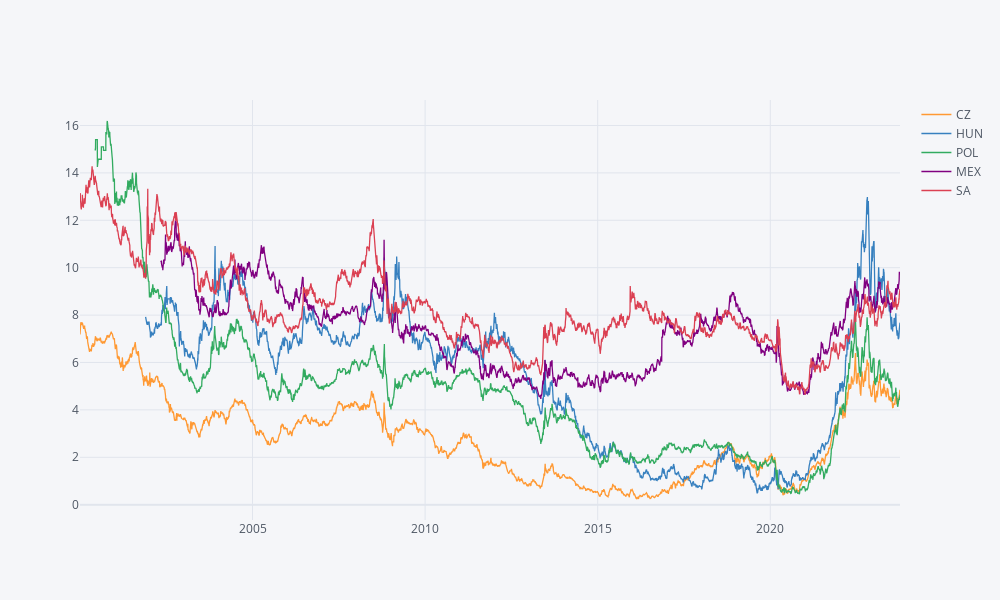

Here is the notebook cell this chart was saved with:
### Code cell
dfq.iplot()

### Figure 1 — Plotly figure (JSON) as saved in the notebook; plotly's stock layout.template omitted (floating-point values rounded to 4 significant figures; data arrays with more than 128 entries replaced by an {"elided": "..."} marker saying what was removed)
{"data": [{"line": {"color": "rgba(255, 153, 51, 1.0)", "dash": "solid", "shape": "linear", "width": 1.3}, "mode": "lines", "name": "CZ", "text": "", "type": "scatter", "x": {"elided": "6198 str values"}, "y": {"elided": "6198 float values"}}, {"line": {"color": "rgba(55, 128, 191, 1.0)", "dash": "solid", "shape": "linear", "width": 1.3}, "mode": "lines", "name": "HUN", "text": "", "type": "scatter", "x": {"elided": "6198 str values"}, "y": {"elided": "6198 mixed values"}}, {"line": {"color": "rgba(50, 171, 96, 1.0)", "dash": "solid", "shape": "linear", "width": 1.3}, "mode": "lines", "name": "POL", "text": "", "type": "scatter", "x": {"elided": "6198 str values"}, "y": {"elided": "6198 mixed values"}}, {"line": {"color": "rgba(128, 0, 128, 1.0)", "dash": "solid", "shape": "linear", "width": 1.3}, "mode": "lines", "name": "MEX", "text": "", "type": "scatter", "x": {"elided": "6198 str values"}, "y": {"elided": "6198 mixed values"}}, {"line": {"color": "rgba(219, 64, 82, 1.0)", "dash": "solid", "shape": "linear", "width": 1.3}, "mode": "lines", "name": "SA", "text": "", "type": "scatter", "x": {"elided": "6198 str values"}, "y": {"elided": "6198 float values"}}], "layout": {"height": 600, "legend": {"bgcolor": "#F5F6F9", "font": {"color": "#4D5663"}}, "paper_bgcolor": "#F5F6F9", "plot_bgcolor": "#F5F6F9", "title": {"font": {"color": "#4D5663"}}, "width": 1000, "xaxis": {"gridcolor": "#E1E5ED", "showgrid": true, "tickfont": {"color": "#4D5663"}, "title": {"font": {"color": "#4D5663"}, "text": ""}, "zerolinecolor": "#E1E5ED"}, "yaxis": {"gridcolor": "#E1E5ED", "showgrid": true, "tickfont": {"color": "#4D5663"}, "title": {"font": {"color": "#4D5663"}, "text": ""}, "zerolinecolor": "#E1E5ED"}}}
